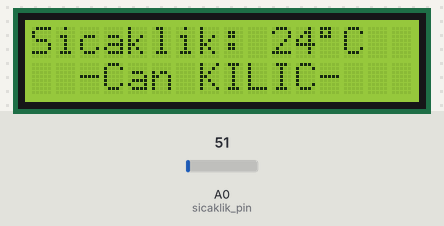
Recording of a sketch running on a simulated Arduino Uno, built with avr-gcc and run on an emulated ATmega328P. Shown: 16×2 character LCD. The inputs (shaded band) are chosen by the test bench; at power-on: A0 (sicaklik_pin) = 51.

Above: at 1.2 s.
1.3 s: A0 (sicaklik_pin) set to 61
At 3.2 s:
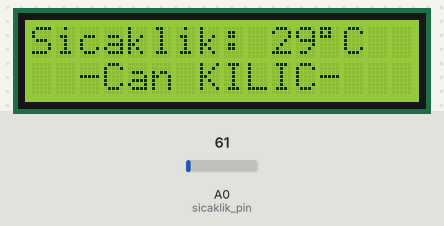
3.5 s: A0 (sicaklik_pin) set to 71
At 5.2 s:
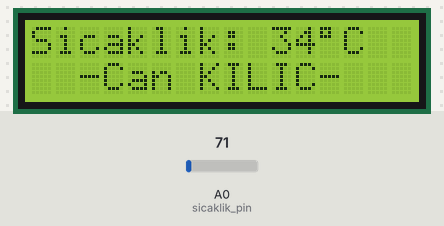
5.5 s: A0 (sicaklik_pin) set to 86
At 7.1 s:
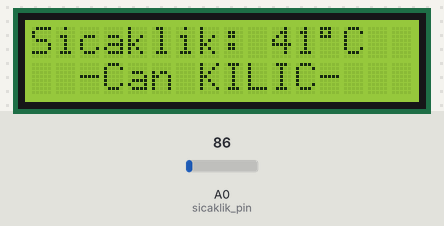
Timing chart, 0 to 8.6 s (numbered marks = the images above; inputs shaded):
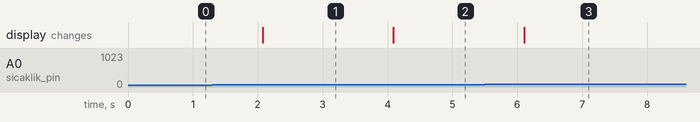

Measured:
- after the input at 1.3 s, the display: changes after 0.78 s (image 1)
- after the input at 3.5 s, the display: changes after 0.59 s (image 2)
- after the input at 5.5 s, the display: changes after 0.60 s (image 3)

The sketch:

Arduino-Lm35_LCD_Termometre.ino
```cpp
#include <LiquidCrystal.h>
LiquidCrystal lcd(12, 11, 5, 4, 3, 2);
int sicaklik = 0;
const int sicaklik_pin = A0;

void setup() {
  lcd.begin(16, 2);
}

void loop() {
  lcd.clear();
  sicaklik = analogRead(sicaklik_pin);
  sicaklik = sicaklik * 0.48828125;
  lcd.print("Sicaklik: ");
  lcd.print(sicaklik);
  lcd.print("\337C");
  lcd.setCursor(2, 1);
  lcd.print("-Can KILIC-");
  delay(1000);
}
```
